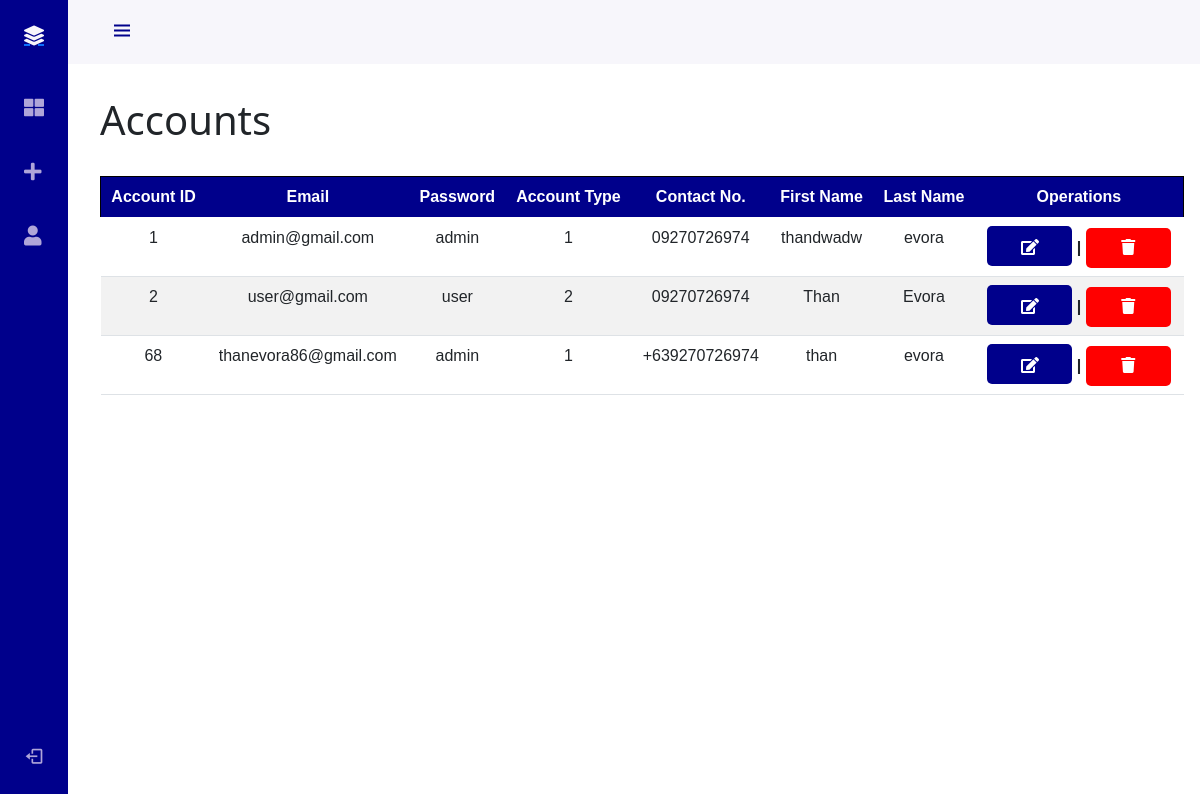
The page /accounts.php on the database its author committed.
### tables this page shows
CREATE TABLE `accounts` (
  `tbl_id` int(69) NOT NULL,
  `Email` varchar(69) NOT NULL,
  `password` varchar(69) NOT NULL,
  `account_type` varchar(69) NOT NULL,
  `Contact_No` varchar(255) NOT NULL,
  `Firstname` varchar(255) NOT NULL,
  `Lastname` varchar(255) NOT NULL
);

### accounts.php (the view, shortened to what this page needs)
<?php
include("connections.php");
$query = "SELECT * FROM `accounts`";
$result = mysqli_query($connections, $query);
?>
<!DOCTYPE html>
<html lang="en">
<head>
    <link rel="stylesheet" href="Main.css">
    <link rel="stylesheet" href="buttons.css">
    <link rel="stylesheet" href="sidebarr.css">
    <link rel="stylesheet" href="https://cdnjs.cloudflare.com/ajax/libs/font-awesome/5.15.4/css/all.min.css">
    <link rel="stylesheet" href="https://cdn.jsdelivr.net/npm/bootstrap@5.0.0-beta1/dist/css/bootstrap.min.css">
    <link rel="stylesheet" href="https://cdn.jsdelivr.net/npm/boxicons@latest/css/boxicons.min.css">
</head>
<body id="body-pd">
    <header class="header" id="header">
        <div class="header_toggle"> <i class='bx bx-menu' id="header-toggle"></i> </div>
    </header>
    <div class="l-navbar" id="nav-bar">
        <nav class="nav">
            <div>
                <a href="mehk.html" class="nav_logo"> <i class="fas fa-layer-group nav_logo-icon"></i> <span class="nav_logo-name">Vehicle Reservation</span> </a>
                <div class="nav_list">
                    <a href="dashboard" class="nav_link"> <i class="fas fa-th-large nav_icon"></i> <span class="nav_name">Dashboard</span> </a>
                    <a href="admin" class="nav_link"> <i class="fas fa-plus nav_icon"></i> <span class="nav_name">Add Vehicle</span> </a>
                    <a href="accounts" class="nav_link"> <i class="fas fa-user nav_icon"></i> <span class="nav_name">Accounts</span> </a>
                </div>
            </div>
            <a href="#" class="nav_link" onclick="logout()"> <i class='bx bx-log-out nav_icon'></i> <span class="nav_name">log out</span> </a>
        </nav>
    </div>
    <br><br><br><br>
    <div class="col">
    <b><h1>Accounts</h1></b><br>
    <table class="table">
        <thead>
            <tr class="tr1">
                <th>Account ID</th>
                <th>Email</th>
                <th>Password</th>
                <th>Account Type</th>
                <th>Contact No.</th>
                <th>First Name</th>
                <th>Last Name</th>
                <th>Operations</th>
            </tr>
        </thead>
        <tbody>
            <?php if ($result && mysqli_num_rows($result) > 0) : ?>
                <?php while ($row = mysqli_fetch_assoc($result)) : ?>
                    <tr>
                        <td><?php echo $row['tbl_id']; ?></td>
                        <td><?php echo $row['Email']; ?></td>
                        <td><?php echo $row['password']; ?></td>
                        <td><?php echo $row['account_type']; ?></td>
                        <td><?php echo $row['Contact_No']; ?></td>
                        <td><?php echo $row['Firstname']; ?></td>
                        <td><?php echo $row['Lastname']; ?></td>
                        <td>
                            <a href="#" class="edit-button" data-bs-toggle="modal" data-bs-target="#editModal" data-id="<?php echo $row['tbl_id']; ?>">
                                <i class="fas fa-edit"></i>
                            </a>
                            <b> |</b>
                            <form action="delete-accounts.php?id=<?php echo $row['tbl_id']; ?>" method="POST" style="display: inline;">
                                <button type="submit" class="delete-button" style="border: none; padding: 0;">
                                    <i class="fas fa-trash"></i>
                                </button>
                            </form>
                        </td>
                    </tr>
                <?php endwhile; ?>
            <?php else : ?>
                <tr>
                    <td colspan="8">No records found</td>
                </tr>
            <?php endif; ?>
        </tbody>
    </table>
</body>
</html>

### Main.css (style rules this page uses)
body { font-family: Arial, sans-serif; margin: 0; padding: 0; display: flex; min-height: 100vh; flex-direction: column; background-color: f8f9fa; }
header { position: relative; color: white; text-align: center; padding: 15px; }
table { width: 90%; border-collapse: collapse; margin: 0 auto; text-align: center; justify-content: center; height: 50px; font-family: Arial, Helvetica, sans-serif; animation: fadeIn 0.9s ease forwards; }
th, td { border: 1px solid #ddd; padding: 8px; }
tr:nth-child(even) { background-color: #f2f2f2; }
.tr1 { background-color: darkblue; color: white; border: 1px solid #000; padding: 15px; text-align: center; width: 150px; }
button { padding: 10px 20px; width: 200px; height: 50px; background-color: #020c66; color: #fff; border: none; border-radius: 5px; cursor: pointer; margin: 5px; font-size: medium; font-family: arial, sans-serif; }

### buttons.css (style rules this page uses)
.delete-button { background-color: red; height: 40px; width: 85px; padding: 10px; border-radius: 5px; color: white; display: inline-block; }
.edit-button { background-color: darkblue; height: 40px; width: 85px; padding: 10px; border-radius: 5px; color: white; display: inline-block; }

### sidebarr.css (style rules this page uses)
:root { --header-height: 3rem; --nav-width: 68px; --first-color: darkblue; --first-color-light: #AFA5D9; --white-color: #F7F6FB; --body-font: 'Nunito', sans-serif; --normal-font-size: 1rem; --z-fixed: 100; }
body { position: relative; margin: var(--header-height) 0 0 0; padding: 0 1rem; font-family: var(--body-font); font-size: var(--normal-font-size); transition: .5s; }
a { text-decoration: none; }
.header { width: 100%; height: var(--header-height); position: fixed; top: 0; left: 0; display: flex; align-items: center; justify-content: space-between; padding: 0 1rem; background-color: var(--white-color); z-index: var(--z-fixed); transition: .5s; }
.header_toggle { color: var(--first-color); font-size: 1.5rem; cursor: pointer; margin-left: 10px; }
.l-navbar { position: fixed; top: 0; left: -30%; width: var(--nav-width); height: 100vh; background-color: var(--first-color); padding: .5rem 1rem 0 0; transition: .5s; z-index: var(--z-fixed); }
.nav { height: 100%; display: flex; flex-direction: column; justify-content: space-between; overflow: hidden; }
.nav_logo, .nav_link { display: grid; grid-template-columns: max-content max-content; align-items: center; column-gap: 1rem; padding: .5rem 0 .5rem 1.5rem; }
.nav_logo { margin-bottom: 2rem; }
.nav_logo-icon { font-size: 1.25rem; color: var(--white-color); }
.nav_link { position: relative; color: var(--first-color-light); margin-bottom: 1.5rem; transition: .3s; text-decoration: none; }
.nav_icon { font-size: 1.25rem; }
@media screen and (min-width: 768px) { body { margin: calc(var(--header-height) + 1rem) 0 0 0; padding-left: calc(var(--nav-width) + 2rem); } }
@media screen and (min-width: 768px) { .header { height: calc(var(--header-height) + 1rem); padding: 0 2rem 0 calc(var(--nav-width) + 2rem); } }
@media screen and (min-width: 768px) { .l-navbar { left: 0; padding: 1rem 1rem 0 0; } }

### rows shown on the page
accounts: tbl_id "1", Email "admin@gmail.com", password "admin", account_type "1", Contact_No "09270726974", Firstname "thandwadw", Lastname "evora"
accounts: tbl_id "2", Email "user@gmail.com", password "user", account_type "2", Contact_No "09270726974", Firstname "Than", Lastname "Evora"
accounts: tbl_id "68", Email "thanevora86@gmail.com", password "admin", account_type "1", Contact_No "+639270726974", Firstname "than", Lastname "evora"
